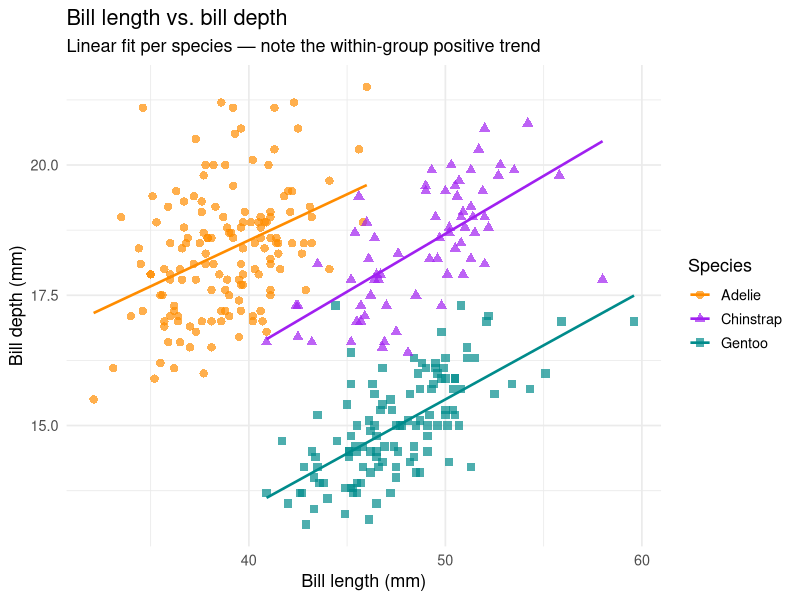
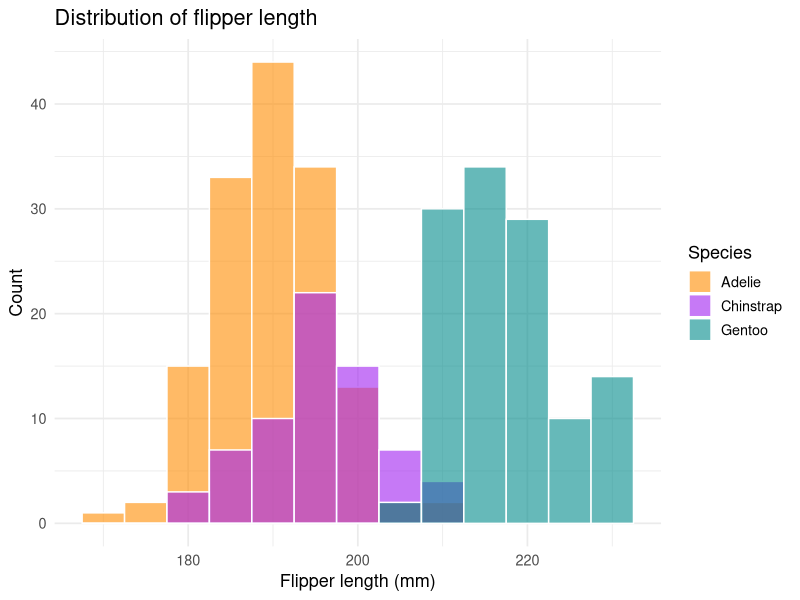
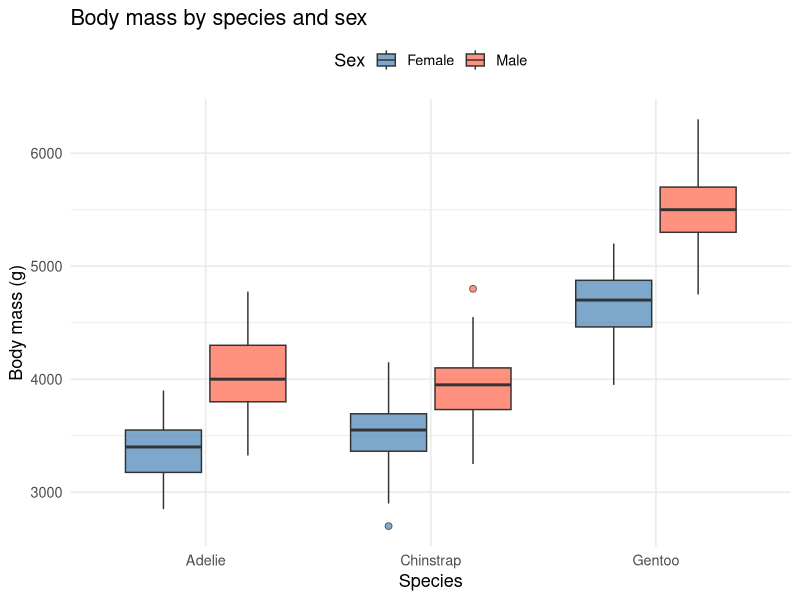
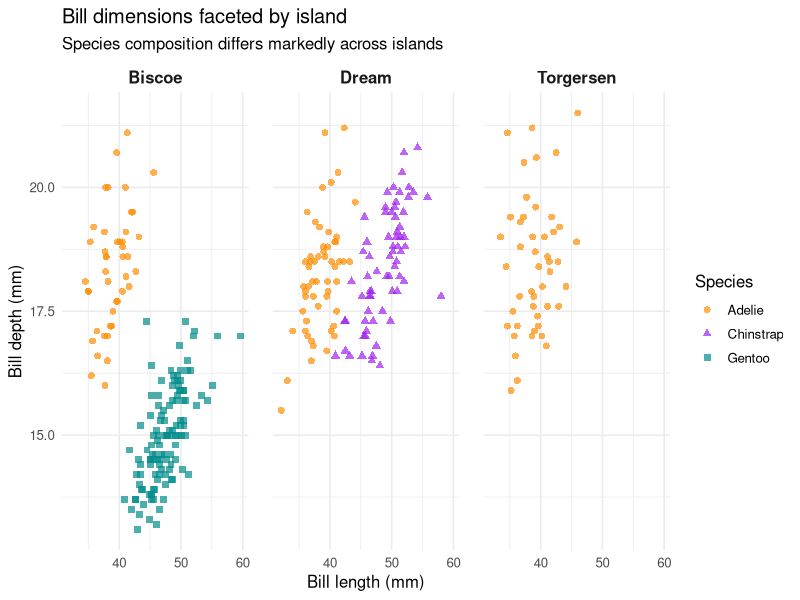

Write R code to recreate these figures, in order.
## ---- chunk 1
#| label: setup
#| code-summary: "Package management and library loading"

required_pkgs <- c("tidyverse", "ggplot2", "palmerpenguins", "broom", "knitr")

missing_pkgs <- required_pkgs[!sapply(required_pkgs, requireNamespace, quietly = TRUE)]

if (length(missing_pkgs) > 0) {
  message("Installing: ", paste(missing_pkgs, collapse = ", "))
  install.packages(missing_pkgs, repos = "https://cloud.r-project.org")
}

library(tidyverse)
library(palmerpenguins)
library(broom)
library(knitr)
## ---- chunk 2
#| label: tbl-glimpse
#| tbl-cap: "First six rows of the penguins dataset."
kable(head(penguins))
## ---- chunk 3
#| label: data-clean
penguins_clean <- penguins |> drop_na()
## ---- chunk 4
#| label: tbl-summary
#| tbl-cap: "Per-species summary of key morphometric variables."
penguins_clean |>
  summarise(
    across(
      c(bill_length_mm, bill_depth_mm, flipper_length_mm, body_mass_g),
      list(mean = \(x) round(mean(x), 1), sd = \(x) round(sd(x), 1))
    ),
    .by = species
  ) |>
  kable()
## ---- chunk 5
#| label: fig-scatter
#| fig-cap: "Bill length vs. bill depth coloured and fitted by species."
#| fig-width: 8
#| fig-height: 5

ggplot(
  penguins_clean,
  aes(x = bill_length_mm, y = bill_depth_mm, colour = species, shape = species)
) +
  geom_point(alpha = 0.7, size = 2.5) +
  geom_smooth(method = "lm", se = FALSE, linewidth = 0.9) +
  scale_colour_manual(values = c("darkorange", "purple", "cyan4")) +
  scale_shape_manual(values = c(16, 17, 15)) +
  labs(
    title    = "Bill length vs. bill depth",
    subtitle = "Linear fit per species — note the within-group positive trend",
    x        = "Bill length (mm)",
    y        = "Bill depth (mm)",
    colour   = "Species", shape = "Species"
  ) +
  theme_minimal(base_size = 13)
## ---- chunk 6
#| label: fig-hist
#| fig-cap: "Overlaid histogram of flipper length for each species."
#| fig-width: 8
#| fig-height: 5

ggplot(penguins_clean, aes(x = flipper_length_mm, fill = species)) +
  geom_histogram(alpha = 0.6, binwidth = 5, position = "identity", colour = "white") +
  scale_fill_manual(values = c("darkorange", "purple", "cyan4")) +
  labs(
    title = "Distribution of flipper length",
    x     = "Flipper length (mm)",
    y     = "Count",
    fill  = "Species"
  ) +
  theme_minimal(base_size = 13)
## ---- chunk 7
#| label: fig-box
#| fig-cap: "Box plots of body mass grouped by species and sex."
#| fig-width: 8
#| fig-height: 5

ggplot(penguins_clean, aes(x = species, y = body_mass_g, fill = sex)) +
  geom_boxplot(alpha = 0.7, outlier.shape = 21, outlier.size = 2) +
  scale_fill_manual(values = c("steelblue", "tomato"), labels = c("Female", "Male")) +
  labs(
    title = "Body mass by species and sex",
    x     = "Species",
    y     = "Body mass (g)",
    fill  = "Sex"
  ) +
  theme_minimal(base_size = 13) +
  theme(legend.position = "top")
## ---- chunk 8
#| label: fig-facet
#| fig-cap: "Bill length vs. depth faceted by island of observation."
#| fig-width: 11
#| fig-height: 4.5

ggplot(
  penguins_clean,
  aes(x = bill_length_mm, y = bill_depth_mm, colour = species, shape = species)
) +
  geom_point(alpha = 0.7, size = 2) +
  facet_wrap(~island, nrow = 1) +
  scale_colour_manual(values = c("darkorange", "purple", "cyan4")) +
  scale_shape_manual(values = c(16, 17, 15)) +
  labs(
    title    = "Bill dimensions faceted by island",
    subtitle = "Species composition differs markedly across islands",
    x        = "Bill length (mm)",
    y        = "Bill depth (mm)",
    colour   = "Species", shape = "Species"
  ) +
  theme_minimal(base_size = 12) +
  theme(
    panel.spacing = unit(1.2, "lines"),
    strip.text    = element_text(face = "bold", size = 12)
  )
## ---- chunk 9
#| label: tbl-model
#| tbl-cap: "OLS regression results: body mass as outcome."

model <- lm(
  body_mass_g ~ flipper_length_mm + bill_length_mm + bill_depth_mm + species,
  data = penguins_clean
)

tidy(model, conf.int = TRUE) |>
  mutate(across(where(is.numeric), \(x) round(x, 3))) |>
  rename(
    Term         = term,
    Estimate     = estimate,
    `Std. Error` = std.error,
    `t value`    = statistic,
    `p value`    = p.value,
    `CI Lower`   = conf.low,
    `CI Upper`   = conf.high
  ) |>
  kable()
## ---- chunk 10
#| label: model-fit
#| echo: false
s <- summary(model)
